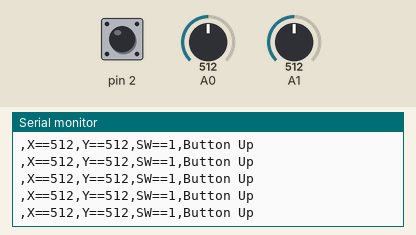
Recording of a sketch running on a simulated Arduino Uno, built with avr-gcc and run on an emulated ATmega328P. Parts: the last lines printed to the serial monitor. The inputs (shaded band) are chosen by the test bench; at power-on: pin 2 HIGH, A0 = 512, A1 = 512.

Above: at 1.2 s.
1.3 s: pin 2 pulled LOW for 0.25 s
At 1.56 s:
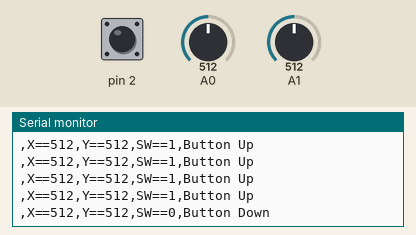
3.0 s: A0 set to 716
At 3.17 s:
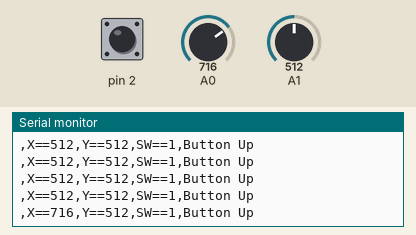
4.5 s: A1 set to 716
At 4.57 s:
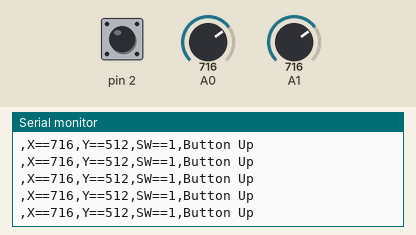
6.0 s: pin 2 pulled LOW for 1 s
At 6.18 s:
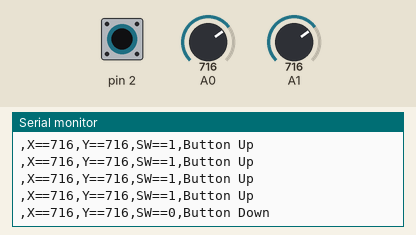
8.5 s: A0 set to 900
At 8.59 s:
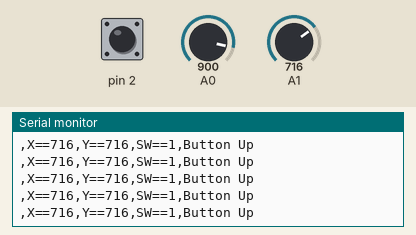
10.0 s: A1 set to 900
At 10.0 s:
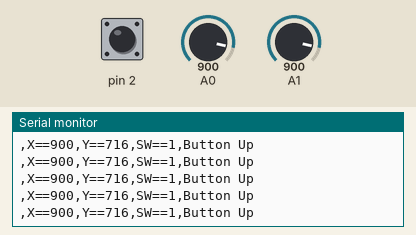
Timing chart, 0 to 12.5 s (numbered marks = the images above; inputs shaded):
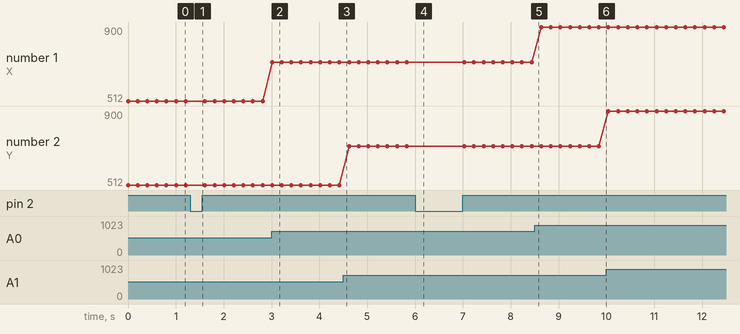

The sketch:

20260330a.ino
```cpp
unsigned int  VRX=0;
unsigned int  VRY=0;
bool  SW=0;
void setup()
{
  Serial.begin(115200);
  pinMode(A0, INPUT);
  pinMode(A1, INPUT);
  pinMode(2, INPUT_PULLUP);
}
void loop()
{
  VRX = analogRead(A0);
  VRY = analogRead(A1);
  SW = digitalRead(2);
  Serial.print(",X==");
  Serial.print(VRX);
  Serial.print(",Y==");
  Serial.print(VRY);
  Serial.print(",SW==");
  Serial.print(SW);
  if (SW == 0) {
    Serial.println(",Button Down");
  } else {
    Serial.println(",Button Up");
  }
  delay(200);
}
```

Measured:
- after the input at 1.3 s, the serial monitor: prints a new line after 0.11 s (image 1)
- after the input at 3.0 s, the serial monitor: prints a new line at once (image 2)
- after the input at 6.0 s, the serial monitor: prints a new line at once (image 4)
- plotted number 1: 512 → 716 after the input at 3.0 s, 716 → 900 after the input at 8.5 s
